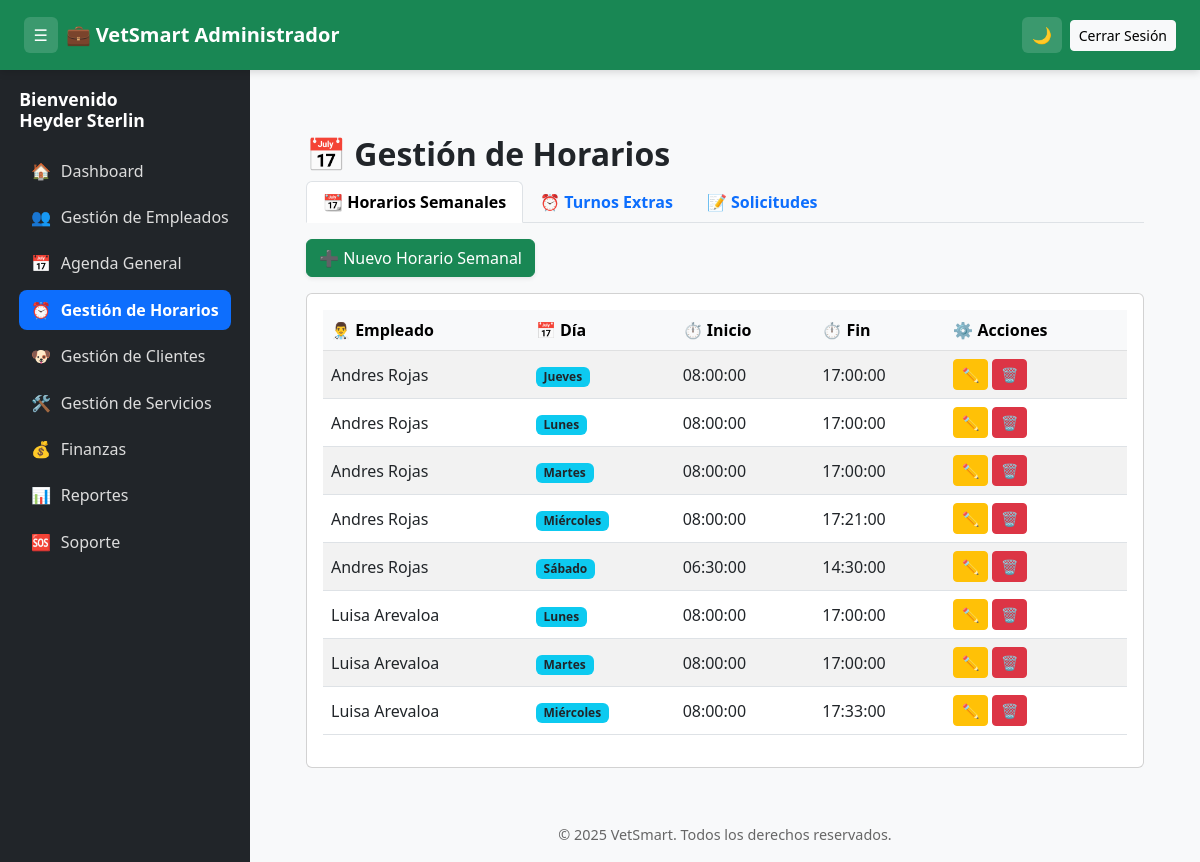
/vetsmart/admin/horarios (signed in), run on the app's committed database.
### tables this page shows
CREATE TABLE `horarios_semana` (
  `id` int(11) NOT NULL,
  `empleado_id` int(11) NOT NULL,
  `dia` varchar(15) NOT NULL,
  `hora_inicio` time NOT NULL,
  `hora_fin` time NOT NULL
);

### app/controllers/AdminController.php (called while the page is built, shortened)
<?php
class AdminController extends Controller
{
    private $pdo;
    public function __construct($pdo)
    {
        $this->pdo = $pdo;
    }
public function horariosIndex()
{
    $stmt = $this->pdo->query("
        SELECT hs.id, hs.empleado_id, hs.dia, hs.hora_inicio, hs.hora_fin,
               CONCAT(u.nombre, ' ', u.apellido) AS empleado
        FROM horarios_semana hs
        INNER JOIN usuarios u ON hs.empleado_id = u.id
        ORDER BY u.nombre, hs.dia
    ");
    $horariosSemana = $stmt->fetchAll(PDO::FETCH_ASSOC);
    $stmt = $this->pdo->query("
        SELECT te.id, te.empleado_id, te.inicio, te.fin, te.tipo, te.notas,
               CONCAT(u.nombre, ' ', u.apellido) AS empleado
        FROM turnos_empleado te
        INNER JOIN usuarios u ON te.empleado_id = u.id
        ORDER BY te.inicio DESC
    ");
    $turnos = $stmt->fetchAll(PDO::FETCH_ASSOC);
    $stmt = $this->pdo->query("
        SELECT s.id, s.usuario_id, s.tipo, s.fecha_inicio, s.fecha_fin, s.motivo,
               CONCAT(u.nombre, ' ', u.apellido) AS empleado
        FROM solicitudes s
        INNER JOIN usuarios u ON s.usuario_id = u.id
        ORDER BY s.fecha_inicio DESC
    ");
    $solicitudes = $stmt->fetchAll(PDO::FETCH_ASSOC);
    $stmt = $this->pdo->query("
        SELECT id, nombre, apellido
        FROM usuarios
        WHERE role_id NOT IN (1,6) -- sin super_admin ni cliente
        ORDER BY nombre
    ");
    $empleados = $stmt->fetchAll(PDO::FETCH_ASSOC);
    $this->view("admin/horarios/index", [
        'horariosSemana' => $horariosSemana,
        'turnos'         => $turnos,
        'solicitudes'    => $solicitudes,
        'empleados'      => $empleados,
    ], "main_admin");
}
}

### app/views/admin/horarios/index.php (the view, shortened to what this page needs)
<div class="container-fluid py-3">
  <h2 class="fw-bold">📅 Gestión de Horarios</h2>
  <ul class="nav nav-tabs" id="horariosTabs" role="tablist">
    <li class="nav-item" role="presentation">
      <button class="nav-link active fw-bold" id="semana-tab" data-bs-toggle="tab" data-bs-target="#semana" type="button" role="tab">
        📆 Horarios Semanales
      </button>
    </li>
    <li class="nav-item" role="presentation">
      <button class="nav-link fw-bold" id="turnos-tab" data-bs-toggle="tab" data-bs-target="#turnos" type="button" role="tab">
        ⏰ Turnos Extras
      </button>
    </li>
    <li class="nav-item" role="presentation">
      <button class="nav-link fw-bold" id="solicitudes-tab" data-bs-toggle="tab" data-bs-target="#solicitudes" type="button" role="tab">
        📝 Solicitudes
      </button>
    </li>
  </ul>
  <div class="tab-content mt-3" id="horariosTabsContent">
    <div class="tab-pane fade show active" id="semana" role="tabpanel">
      <button class="btn btn-success mb-3 shadow-sm" data-bs-toggle="modal" data-bs-target="#modalHorarioSemana">
        ➕ Nuevo Horario Semanal
      </button>
      <div class="card p-3">
      <div class="table-responsive">
        <table class="table table-striped table-hover align-middle">
          <thead class="table-light">
            <tr>
              <th>👨‍⚕️ Empleado</th>
              <th>📅 Día</th>
              <th>⏱ Inicio</th>
              <th>⏱ Fin</th>
              <th>⚙️ Acciones</th>
            </tr>
          </thead>
          <tbody>
            <?php foreach ($horariosSemana as $h): ?>
            <tr>
              <td><?= htmlspecialchars($h['empleado']) ?></td>
              <td><span class="badge bg-info text-dark"><?= htmlspecialchars($h['dia']) ?></span></td>
              <td><?= htmlspecialchars($h['hora_inicio']) ?></td>
              <td><?= htmlspecialchars($h['hora_fin']) ?></td>
            <td>
                <button class="btn btn-sm btn-warning" data-bs-toggle="modal" data-bs-target="#editarSemana<?= $h['id'] ?>">✏️</button>
                <a href="/vetsmart/admin/horarios/<?= $h['id'] ?>/eliminarSemana" class="btn btn-sm btn-danger" onclick="return confirm('¿Eliminar este horario?')">🗑️</a>
            </td>
            </tr>
            <?php endforeach; ?>
          </tbody>
        </table>
      </div>
      </div>
    </div>
</div>

### app/views/layouts/main_admin.php (style rules this page uses)
body { display: flex; flex-direction: column; min-height: 100vh; background: #f8f9fa; margin: 0; transition: background-color 0.3s, color 0.3s; }

### data on the page
horarios_semana: empleado "Andres Rojas", dia "Jueves", hora_inicio "08:00:00", hora_fin "17:00:00"
horarios_semana: empleado "Andres Rojas", dia "Lunes", hora_inicio "08:00:00", hora_fin "17:00:00"
horarios_semana: empleado "Andres Rojas", dia "Martes", hora_inicio "08:00:00", hora_fin "17:00:00"
horarios_semana: empleado "Andres Rojas", dia "Miércoles", hora_inicio "08:00:00", hora_fin "17:21:00"
horarios_semana: empleado "Andres Rojas", dia "Sábado", hora_inicio "06:30:00", hora_fin "14:30:00"
horarios_semana: empleado "Luisa Arevaloa", dia "Lunes", hora_inicio "08:00:00", hora_fin "17:00:00"
horarios_semana: empleado "Luisa Arevaloa", dia "Martes", hora_inicio "08:00:00", hora_fin "17:00:00"
horarios_semana: empleado "Luisa Arevaloa", dia "Miércoles", hora_inicio "08:00:00", hora_fin "17:33:00"

### other printed values
$_SESSION['user']['nombre'] "Heyder"
$_SESSION['user']['apellido'] "Sterlin"
